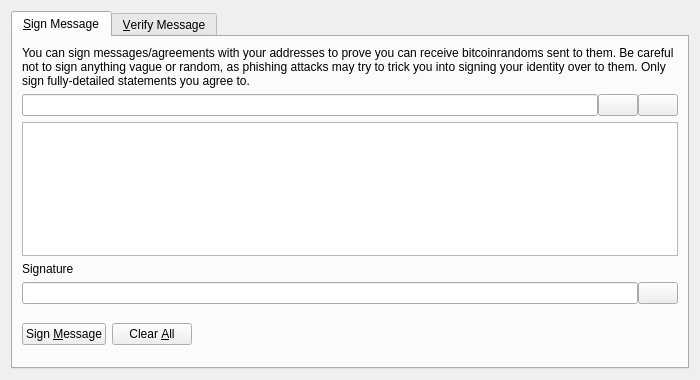
<?xml version="1.0" encoding="UTF-8"?>
<ui version="4.0">
 <class>SignVerifyMessageDialog</class>
 <widget class="QDialog" name="SignVerifyMessageDialog">
  <property name="geometry">
   <rect>
    <x>0</x>
    <y>0</y>
    <width>700</width>
    <height>380</height>
   </rect>
  </property>
  <property name="windowTitle">
   <string>Signatures - Sign / Verify a Message</string>
  </property>
  <property name="modal">
   <bool>true</bool>
  </property>
  <layout class="QVBoxLayout" name="verticalLayout">
   <item>
    <widget class="QTabWidget" name="tabWidget">
     <property name="currentIndex">
      <number>0</number>
     </property>
     <widget class="QWidget" name="tabSignMessage">
      <attribute name="title">
       <string>&amp;Sign Message</string>
      </attribute>
      <layout class="QVBoxLayout" name="verticalLayout_SM">
       <item>
        <widget class="QLabel" name="infoLabel_SM">
         <property name="text">
          <string>You can sign messages/agreements with your addresses to prove you can receive bitcoinrandoms sent to them. Be careful not to sign anything vague or random, as phishing attacks may try to trick you into signing your identity over to them. Only sign fully-detailed statements you agree to.</string>
         </property>
         <property name="textFormat">
          <enum>Qt::PlainText</enum>
         </property>
         <property name="wordWrap">
          <bool>true</bool>
         </property>
        </widget>
       </item>
       <item>
        <layout class="QHBoxLayout" name="horizontalLayout_1_SM">
         <property name="spacing">
          <number>0</number>
         </property>
         <item>
          <widget class="QValidatedLineEdit" name="addressIn_SM">
           <property name="toolTip">
            <string>The BitcoinRandom address to sign the message with</string>
           </property>
          </widget>
         </item>
         <item>
          <widget class="QPushButton" name="addressBookButton_SM">
           <property name="toolTip">
            <string>Choose previously used address</string>
           </property>
           <property name="text">
            <string/>
           </property>
           <property name="icon">
            <iconset resource="../bitcoinrandom.qrc">
             <normaloff>:/icons/address-book</normaloff>:/icons/address-book</iconset>
           </property>
           <property name="shortcut">
            <string>Alt+A</string>
           </property>
           <property name="autoDefault">
            <bool>false</bool>
           </property>
          </widget>
         </item>
         <item>
          <widget class="QPushButton" name="pasteButton_SM">
           <property name="toolTip">
            <string>Paste address from clipboard</string>
           </property>
           <property name="text">
            <string/>
           </property>
           <property name="icon">
            <iconset resource="../bitcoinrandom.qrc">
             <normaloff>:/icons/editpaste</normaloff>:/icons/editpaste</iconset>
           </property>
           <property name="shortcut">
            <string>Alt+P</string>
           </property>
           <property name="autoDefault">
            <bool>false</bool>
           </property>
          </widget>
         </item>
        </layout>
       </item>
       <item>
        <widget class="QPlainTextEdit" name="messageIn_SM">
         <property name="toolTip">
          <string>Enter the message you want to sign here</string>
         </property>
        </widget>
       </item>
       <item>
        <widget class="QLabel" name="signatureLabel_SM">
         <property name="text">
          <string>Signature</string>
         </property>
         <property name="textFormat">
          <enum>Qt::PlainText</enum>
         </property>
        </widget>
       </item>
       <item>
        <layout class="QHBoxLayout" name="horizontalLayout_2_SM">
         <property name="spacing">
          <number>0</number>
         </property>
         <item>
          <widget class="QLineEdit" name="signatureOut_SM">
           <property name="font">
            <font>
             <italic>true</italic>
            </font>
           </property>
           <property name="readOnly">
            <bool>true</bool>
           </property>
          </widget>
         </item>
         <item>
          <widget class="QPushButton" name="copySignatureButton_SM">
           <property name="toolTip">
            <string>Copy the current signature to the system clipboard</string>
           </property>
           <property name="text">
            <string/>
           </property>
           <property name="icon">
            <iconset resource="../bitcoinrandom.qrc">
             <normaloff>:/icons/editcopy</normaloff>:/icons/editcopy</iconset>
           </property>
           <property name="autoDefault">
            <bool>false</bool>
           </property>
          </widget>
         </item>
        </layout>
       </item>
       <item>
        <layout class="QHBoxLayout" name="horizontalLayout_3_SM">
         <item>
          <widget class="QPushButton" name="signMessageButton_SM">
           <property name="toolTip">
            <string>Sign the message to prove you own this BitcoinRandom address</string>
           </property>
           <property name="text">
            <string>Sign &amp;Message</string>
           </property>
           <property name="icon">
            <iconset resource="../bitcoinrandom.qrc">
             <normaloff>:/icons/edit</normaloff>:/icons/edit</iconset>
           </property>
           <property name="autoDefault">
            <bool>false</bool>
           </property>
          </widget>
         </item>
         <item>
          <widget class="QPushButton" name="clearButton_SM">
           <property name="toolTip">
            <string>Reset all sign message fields</string>
           </property>
           <property name="text">
            <string>Clear &amp;All</string>
           </property>
           <property name="icon">
            <iconset resource="../bitcoinrandom.qrc">
             <normaloff>:/icons/remove</normaloff>:/icons/remove</iconset>
           </property>
           <property name="autoDefault">
            <bool>false</bool>
           </property>
          </widget>
         </item>
         <item>
          <spacer name="horizontalSpacer_1_SM">
           <property name="orientation">
            <enum>Qt::Horizontal</enum>
           </property>
           <property name="sizeHint" stdset="0">
            <size>
             <width>40</width>
             <height>48</height>
            </size>
           </property>
          </spacer>
         </item>
         <item>
          <widget class="QLabel" name="statusLabel_SM">
           <property name="font">
            <font>
             <weight>75</weight>
             <bold>true</bold>
            </font>
           </property>
           <property name="text">
            <string/>
           </property>
           <property name="wordWrap">
            <bool>true</bool>
           </property>
          </widget>
         </item>
         <item>
          <spacer name="horizontalSpacer_2_SM">
           <property name="orientation">
            <enum>Qt::Horizontal</enum>
           </property>
           <property name="sizeHint" stdset="0">
            <size>
             <width>40</width>
             <height>48</height>
            </size>
           </property>
          </spacer>
         </item>
        </layout>
       </item>
      </layout>
     </widget>
     <widget class="QWidget" name="tabVerifyMessage">
      <attribute name="title">
       <string>&amp;Verify Message</string>
      </attribute>
      <layout class="QVBoxLayout" name="verticalLayout_VM">
       <item>
        <widget class="QLabel" name="infoLabel_VM">
         <property name="text">
          <string>Enter the receiver's address, message (ensure you copy line breaks, spaces, tabs, etc. exactly) and signature below to verify the message. Be careful not to read more into the signature than what is in the signed message itself, to avoid being tricked by a man-in-the-middle attack. Note that this only proves the signing party receives with the address, it cannot prove sendership of any transaction!</string>
         </property>
         <property name="textFormat">
          <enum>Qt::PlainText</enum>
         </property>
         <property name="alignment">
          <set>Qt::AlignLeading|Qt::AlignLeft|Qt::AlignTop</set>
         </property>
         <property name="wordWrap">
          <bool>true</bool>
         </property>
        </widget>
       </item>
       <item>
        <layout class="QHBoxLayout" name="horizontalLayout_1_VM">
         <property name="spacing">
          <number>0</number>
         </property>
         <item>
          <widget class="QValidatedLineEdit" name="addressIn_VM">
           <property name="toolTip">
            <string>The BitcoinRandom address the message was signed with</string>
           </property>
          </widget>
         </item>
         <item>
          <widget class="QPushButton" name="addressBookButton_VM">
           <property name="toolTip">
            <string>Choose previously used address</string>
           </property>
           <property name="text">
            <string/>
           </property>
           <property name="icon">
            <iconset resource="../bitcoinrandom.qrc">
             <normaloff>:/icons/address-book</normaloff>:/icons/address-book</iconset>
           </property>
           <property name="shortcut">
            <string>Alt+A</string>
           </property>
           <property name="autoDefault">
            <bool>false</bool>
           </property>
          </widget>
         </item>
        </layout>
       </item>
       <item>
        <widget class="QPlainTextEdit" name="messageIn_VM"/>
       </item>
       <item>
        <widget class="QValidatedLineEdit" name="signatureIn_VM"/>
       </item>
       <item>
        <layout class="QHBoxLayout" name="horizontalLayout_2_VM">
         <item>
          <widget class="QPushButton" name="verifyMessageButton_VM">
           <property name="toolTip">
            <string>Verify the message to ensure it was signed with the specified BitcoinRandom address</string>
           </property>
           <property name="text">
            <string>Verify &amp;Message</string>
           </property>
           <property name="icon">
            <iconset resource="../bitcoinrandom.qrc">
             <normaloff>:/icons/transaction_0</normaloff>:/icons/transaction_0</iconset>
           </property>
           <property name="autoDefault">
            <bool>false</bool>
           </property>
          </widget>
         </item>
         <item>
          <widget class="QPushButton" name="clearButton_VM">
           <property name="toolTip">
            <string>Reset all verify message fields</string>
           </property>
           <property name="text">
            <string>Clear &amp;All</string>
           </property>
           <property name="icon">
            <iconset resource="../bitcoinrandom.qrc">
             <normaloff>:/icons/remove</normaloff>:/icons/remove</iconset>
           </property>
           <property name="autoDefault">
            <bool>false</bool>
           </property>
          </widget>
         </item>
         <item>
          <spacer name="horizontalSpacer_1_VM">
           <property name="orientation">
            <enum>Qt::Horizontal</enum>
           </property>
           <property name="sizeHint" stdset="0">
            <size>
             <width>40</width>
             <height>48</height>
            </size>
           </property>
          </spacer>
         </item>
         <item>
          <widget class="QLabel" name="statusLabel_VM">
           <property name="font">
            <font>
             <weight>75</weight>
             <bold>true</bold>
            </font>
           </property>
           <property name="text">
            <string/>
           </property>
           <property name="wordWrap">
            <bool>true</bool>
           </property>
          </widget>
         </item>
         <item>
          <spacer name="horizontalSpacer_2_VM">
           <property name="orientation">
            <enum>Qt::Horizontal</enum>
           </property>
           <property name="sizeHint" stdset="0">
            <size>
             <width>40</width>
             <height>48</height>
            </size>
           </property>
          </spacer>
         </item>
        </layout>
       </item>
      </layout>
     </widget>
    </widget>
   </item>
  </layout>
 </widget>
 <customwidgets>
  <customwidget>
   <class>QValidatedLineEdit</class>
   <extends>QLineEdit</extends>
   <header>qvalidatedlineedit.h</header>
  </customwidget>
 </customwidgets>
 <resources>
  <include location="../bitcoinrandom.qrc"/>
 </resources>
 <connections/>
</ui>
